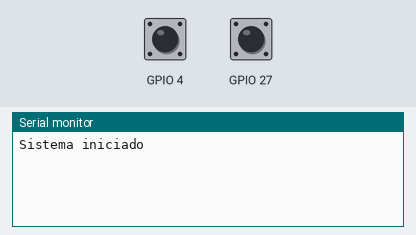
A program run on a simulated ESP32. Parts: the last lines printed to the serial monitor. The test bench sets the inputs (shaded band); at power-on: GPIO 4 HIGH, GPIO 27 HIGH.

Above: at 2.2 s.
2.3 s: GPIO 4 pulled LOW for 0.15 s
At 3.1 s:
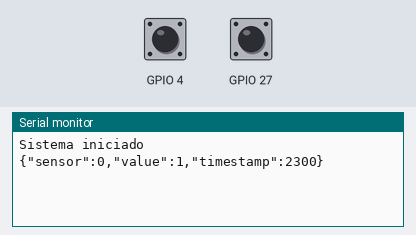
3.9 s: GPIO 27 pulled LOW for 0.15 s
At 4.3 s:
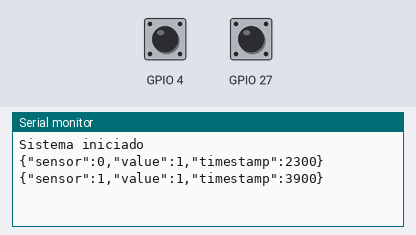
5.5 s: GPIO 4 pulled LOW for 1 s
At 6.7 s:
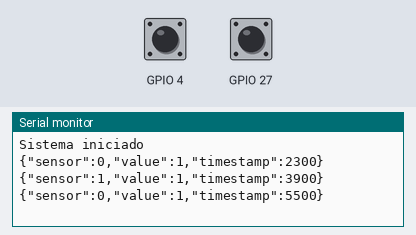
8.0 s: GPIO 27 pulled LOW for 1 s
At 8.6 s:
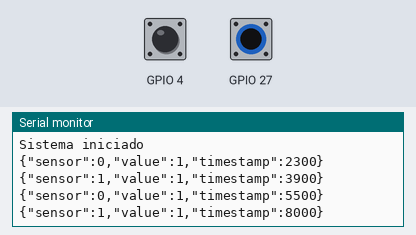
Timing chart, 0 to 11.0 s (numbered marks = the images above; inputs shaded):
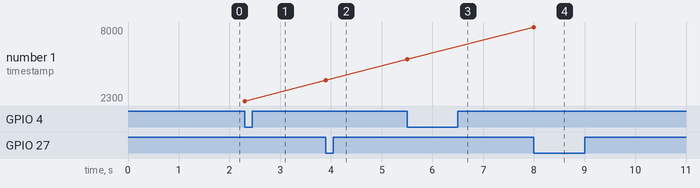

The program:

main.cpp
```cpp
#include <Arduino.h>

// ----------- Config -----------
#define TOUCH1 T0  // GPIO 4
#define TOUCH2 T7  // GPIO 27

#define QUEUE_LENGTH 10

// ----------- Struct de datos -----------
typedef struct {
  int sensor_id;
  int value;
  uint32_t timestamp;
} SensorData;

// ----------- Recursos RTOS -----------
QueueHandle_t queue0;
QueueHandle_t queue1;
SemaphoreHandle_t serialMutex;

// ----------- ISR flags -----------
volatile bool touch1detected = false;
volatile bool touch2detected = false;

// ----------- ISR -----------
void gotTouch1() { touch1detected = true; }
void gotTouch2() { touch2detected = true; }

// ----------- Función A (lectura sensor) -----------
void TaskSensor(void *pvParameters) {
  int sensor_id = (int)pvParameters;
  QueueHandle_t queue = (sensor_id == 0) ? queue0 : queue1;

  for (;;) {
    bool detected = false;

    if (sensor_id == 0 && touch1detected) {
      touch1detected = false;
      detected = true;
    }

    if (sensor_id == 1 && touch2detected) {
      touch2detected = false;
      detected = true;
    }

    if (detected) {
      SensorData data;
      data.sensor_id = sensor_id;
      data.value = 1;
      data.timestamp = millis();

      xQueueSend(queue, &data, portMAX_DELAY);
    }

    vTaskDelay(50 / portTICK_PERIOD_MS);
  }
}

// ----------- Función B (envío serial) -----------
void TaskSender(void *pvParameters) {
  int sensor_id = (int)pvParameters;
  QueueHandle_t queue = (sensor_id == 0) ? queue0 : queue1;

  SensorData data;

  for (;;) {
    if (xQueueReceive(queue, &data, portMAX_DELAY)) {

      // 🔒 Tomar mutex antes de usar Serial
      xSemaphoreTake(serialMutex, portMAX_DELAY);

      Serial.print("{\"sensor\":");
      Serial.print(data.sensor_id);
      Serial.print(",\"value\":");
      Serial.print(data.value);
      Serial.print(",\"timestamp\":");
      Serial.print(data.timestamp);
      Serial.println("}");

      // 🔓 Liberar mutex
      xSemaphoreGive(serialMutex);
    }
  }
}

// ----------- Setup -----------
void setup() {
  Serial.begin(115200);
  delay(1000);

  // Touch (sin cables)
  touchAttachInterrupt(TOUCH1, gotTouch1, 40);
  touchAttachInterrupt(TOUCH2, gotTouch2, 40);

  // Crear colas
  queue0 = xQueueCreate(QUEUE_LENGTH, sizeof(SensorData));
  queue1 = xQueueCreate(QUEUE_LENGTH, sizeof(SensorData));

  // Crear mutex
  serialMutex = xSemaphoreCreateMutex();

  // Crear tareas (reutilizando funciones)
  xTaskCreate(TaskSensor, "Sensor0", 2048, (void *)0, 2, NULL);
  xTaskCreate(TaskSensor, "Sensor1", 2048, (void *)1, 2, NULL);

  xTaskCreate(TaskSender, "Sender0", 2048, (void *)0, 1, NULL);
  xTaskCreate(TaskSender, "Sender1", 2048, (void *)1, 1, NULL);

  Serial.println("Sistema iniciado");
}

void loop() {
  // No se usa (todo es RTOS)
}
```

Measured:
- after the input at 2.3 s, the serial monitor: prints a new line at once (image 1)
- after the input at 3.9 s, the serial monitor: prints a new line at once (image 2)
- after the input at 5.5 s, the serial monitor: prints a new line at once (image 3)
- after the input at 8.0 s, the serial monitor: prints a new line at once (image 4)
- plotted number 1: 2300 → 3900 after the input at 3.9 s, 3900 → 5500 after the input at 5.5 s, 5500 → 8000 after the input at 8.0 s
